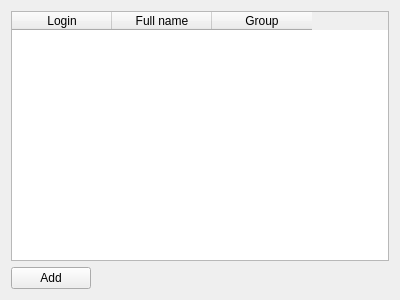
<?xml version="1.0" encoding="UTF-8"?>
<ui version="4.0">
 <class>UsersWidget</class>
 <widget class="QWidget" name="UsersWidget">
  <property name="geometry">
   <rect>
    <x>0</x>
    <y>0</y>
    <width>400</width>
    <height>300</height>
   </rect>
  </property>
  <property name="windowTitle">
   <string>Form</string>
  </property>
  <layout class="QVBoxLayout" name="verticalLayout">
   <item>
    <widget class="QTableWidget" name="usersTW">
     <property name="editTriggers">
      <set>QAbstractItemView::NoEditTriggers</set>
     </property>
     <property name="selectionBehavior">
      <enum>QAbstractItemView::SelectRows</enum>
     </property>
     <property name="sortingEnabled">
      <bool>true</bool>
     </property>
     <column>
      <property name="text">
       <string>Login</string>
      </property>
     </column>
     <column>
      <property name="text">
       <string>Full name</string>
      </property>
     </column>
     <column>
      <property name="text">
       <string>Group</string>
      </property>
     </column>
    </widget>
   </item>
   <item>
    <widget class="QPushButton" name="addPB">
     <property name="sizePolicy">
      <sizepolicy hsizetype="Fixed" vsizetype="Fixed">
       <horstretch>0</horstretch>
       <verstretch>0</verstretch>
      </sizepolicy>
     </property>
     <property name="text">
      <string>Add</string>
     </property>
    </widget>
   </item>
  </layout>
 </widget>
 <resources/>
 <connections/>
</ui>
